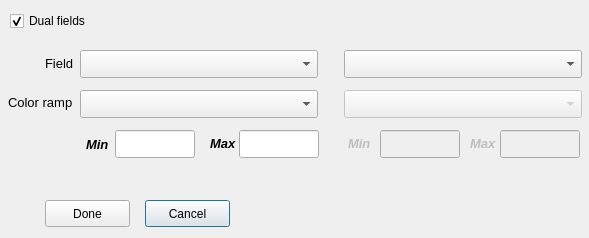
<?xml version="1.0" encoding="UTF-8"?>
<ui version="4.0">
 <class>BandwidthColorRamps</class>
 <widget class="QDialog" name="BandwidthColorRamps">
  <property name="geometry">
   <rect>
    <x>0</x>
    <y>0</y>
    <width>589</width>
    <height>238</height>
   </rect>
  </property>
  <property name="windowTitle">
   <string>Dialog</string>
  </property>
  <widget class="QCheckBox" name="chk_dual_fields">
   <property name="geometry">
    <rect>
     <x>10</x>
     <y>10</y>
     <width>88</width>
     <height>22</height>
    </rect>
   </property>
   <property name="text">
    <string>Dual fields</string>
   </property>
   <property name="checked">
    <bool>true</bool>
   </property>
  </widget>
  <widget class="QLineEdit" name="txt_ab_min">
   <property name="geometry">
    <rect>
     <x>115</x>
     <y>130</y>
     <width>80</width>
     <height>28</height>
    </rect>
   </property>
  </widget>
  <widget class="QLineEdit" name="txt_ab_max">
   <property name="geometry">
    <rect>
     <x>239</x>
     <y>130</y>
     <width>80</width>
     <height>28</height>
    </rect>
   </property>
  </widget>
  <widget class="QLabel" name="label">
   <property name="geometry">
    <rect>
     <x>210</x>
     <y>135</y>
     <width>31</width>
     <height>17</height>
    </rect>
   </property>
   <property name="font">
    <font>
     <pointsize>10</pointsize>
     <weight>75</weight>
     <italic>true</italic>
     <bold>true</bold>
    </font>
   </property>
   <property name="text">
    <string>Max</string>
   </property>
  </widget>
  <widget class="QLabel" name="label_2">
   <property name="geometry">
    <rect>
     <x>86</x>
     <y>136</y>
     <width>31</width>
     <height>17</height>
    </rect>
   </property>
   <property name="font">
    <font>
     <pointsize>10</pointsize>
     <weight>75</weight>
     <italic>true</italic>
     <bold>true</bold>
    </font>
   </property>
   <property name="text">
    <string>Min</string>
   </property>
  </widget>
  <widget class="QLabel" name="label_3">
   <property name="enabled">
    <bool>false</bool>
   </property>
   <property name="geometry">
    <rect>
     <x>348</x>
     <y>135</y>
     <width>31</width>
     <height>17</height>
    </rect>
   </property>
   <property name="font">
    <font>
     <pointsize>10</pointsize>
     <weight>75</weight>
     <italic>true</italic>
     <bold>true</bold>
    </font>
   </property>
   <property name="text">
    <string>Min</string>
   </property>
  </widget>
  <widget class="QLineEdit" name="txt_ba_min">
   <property name="enabled">
    <bool>false</bool>
   </property>
   <property name="geometry">
    <rect>
     <x>380</x>
     <y>130</y>
     <width>80</width>
     <height>28</height>
    </rect>
   </property>
  </widget>
  <widget class="QLabel" name="label_4">
   <property name="enabled">
    <bool>false</bool>
   </property>
   <property name="geometry">
    <rect>
     <x>470</x>
     <y>135</y>
     <width>31</width>
     <height>17</height>
    </rect>
   </property>
   <property name="font">
    <font>
     <pointsize>10</pointsize>
     <weight>75</weight>
     <italic>true</italic>
     <bold>true</bold>
    </font>
   </property>
   <property name="text">
    <string>Max</string>
   </property>
  </widget>
  <widget class="QLineEdit" name="txt_ba_max">
   <property name="enabled">
    <bool>false</bool>
   </property>
   <property name="geometry">
    <rect>
     <x>500</x>
     <y>130</y>
     <width>80</width>
     <height>28</height>
    </rect>
   </property>
  </widget>
  <widget class="QComboBox" name="cbb_ab_color">
   <property name="geometry">
    <rect>
     <x>80</x>
     <y>90</y>
     <width>238</width>
     <height>28</height>
    </rect>
   </property>
  </widget>
  <widget class="QComboBox" name="cbb_ba_color">
   <property name="enabled">
    <bool>false</bool>
   </property>
   <property name="geometry">
    <rect>
     <x>344</x>
     <y>90</y>
     <width>238</width>
     <height>28</height>
    </rect>
   </property>
  </widget>
  <widget class="QLabel" name="label_5">
   <property name="geometry">
    <rect>
     <x>45</x>
     <y>55</y>
     <width>31</width>
     <height>17</height>
    </rect>
   </property>
   <property name="font">
    <font>
     <pointsize>10</pointsize>
     <weight>50</weight>
     <italic>false</italic>
     <bold>false</bold>
    </font>
   </property>
   <property name="text">
    <string>Field</string>
   </property>
  </widget>
  <widget class="QLabel" name="label_6">
   <property name="geometry">
    <rect>
     <x>8</x>
     <y>94</y>
     <width>81</width>
     <height>17</height>
    </rect>
   </property>
   <property name="font">
    <font>
     <pointsize>10</pointsize>
     <weight>50</weight>
     <italic>false</italic>
     <bold>false</bold>
    </font>
   </property>
   <property name="text">
    <string>Color ramp</string>
   </property>
  </widget>
  <widget class="QPushButton" name="but_cancel">
   <property name="geometry">
    <rect>
     <x>145</x>
     <y>200</y>
     <width>85</width>
     <height>27</height>
    </rect>
   </property>
   <property name="text">
    <string>Cancel</string>
   </property>
  </widget>
  <widget class="QPushButton" name="but_done">
   <property name="geometry">
    <rect>
     <x>45</x>
     <y>200</y>
     <width>85</width>
     <height>27</height>
    </rect>
   </property>
   <property name="text">
    <string>Done</string>
   </property>
  </widget>
  <widget class="QgsFieldComboBox" name="cbb_ba_field">
   <property name="geometry">
    <rect>
     <x>344</x>
     <y>50</y>
     <width>238</width>
     <height>28</height>
    </rect>
   </property>
  </widget>
  <widget class="QComboBox" name="cbb_ab_field">
   <property name="geometry">
    <rect>
     <x>80</x>
     <y>50</y>
     <width>238</width>
     <height>28</height>
    </rect>
   </property>
  </widget>
 </widget>
 <customwidgets>
  <customwidget>
   <class>QgsFieldComboBox</class>
   <extends>QComboBox</extends>
   <header>qgsfieldcombobox.h</header>
  </customwidget>
 </customwidgets>
 <tabstops>
  <tabstop>chk_dual_fields</tabstop>
  <tabstop>cbb_ab_field</tabstop>
  <tabstop>cbb_ba_field</tabstop>
  <tabstop>cbb_ab_color</tabstop>
  <tabstop>cbb_ba_color</tabstop>
  <tabstop>txt_ab_min</tabstop>
  <tabstop>txt_ab_max</tabstop>
  <tabstop>txt_ba_min</tabstop>
  <tabstop>txt_ba_max</tabstop>
  <tabstop>but_done</tabstop>
  <tabstop>but_cancel</tabstop>
 </tabstops>
 <resources/>
 <connections/>
</ui>
